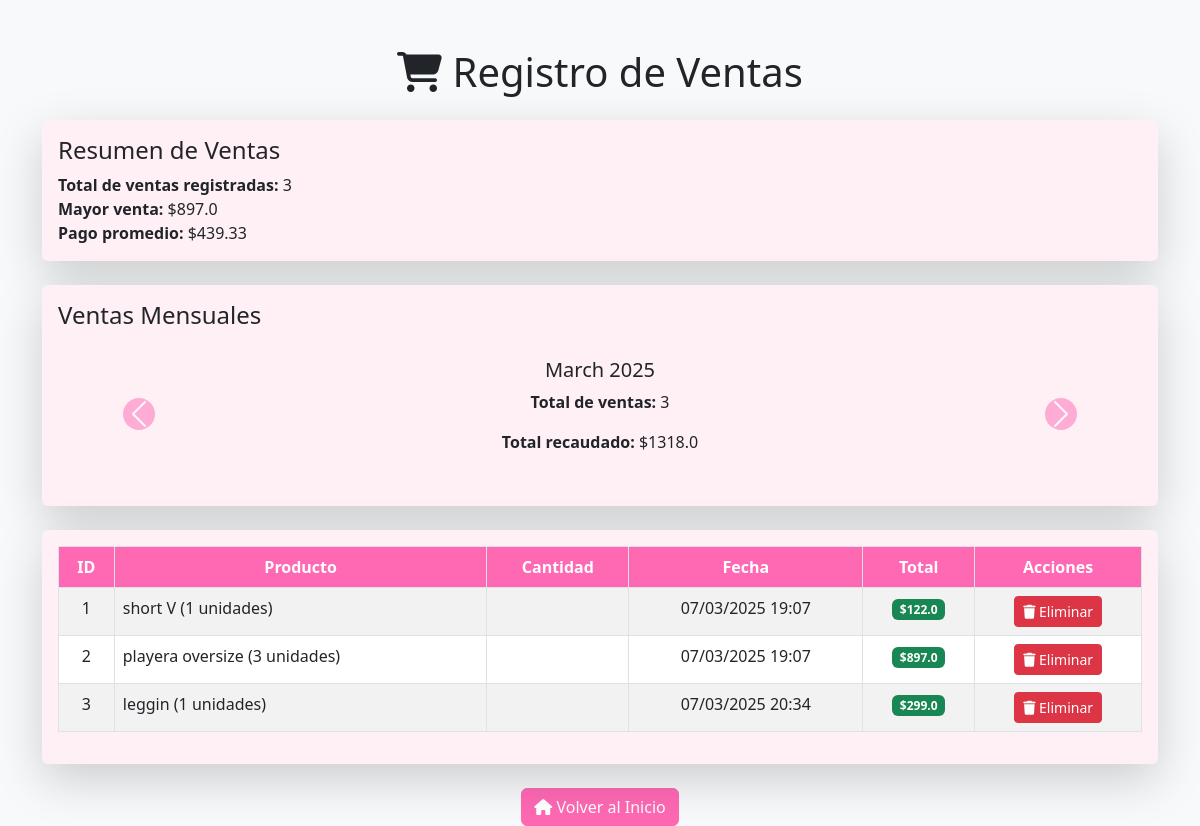
Page /ventas on the earlier database version.
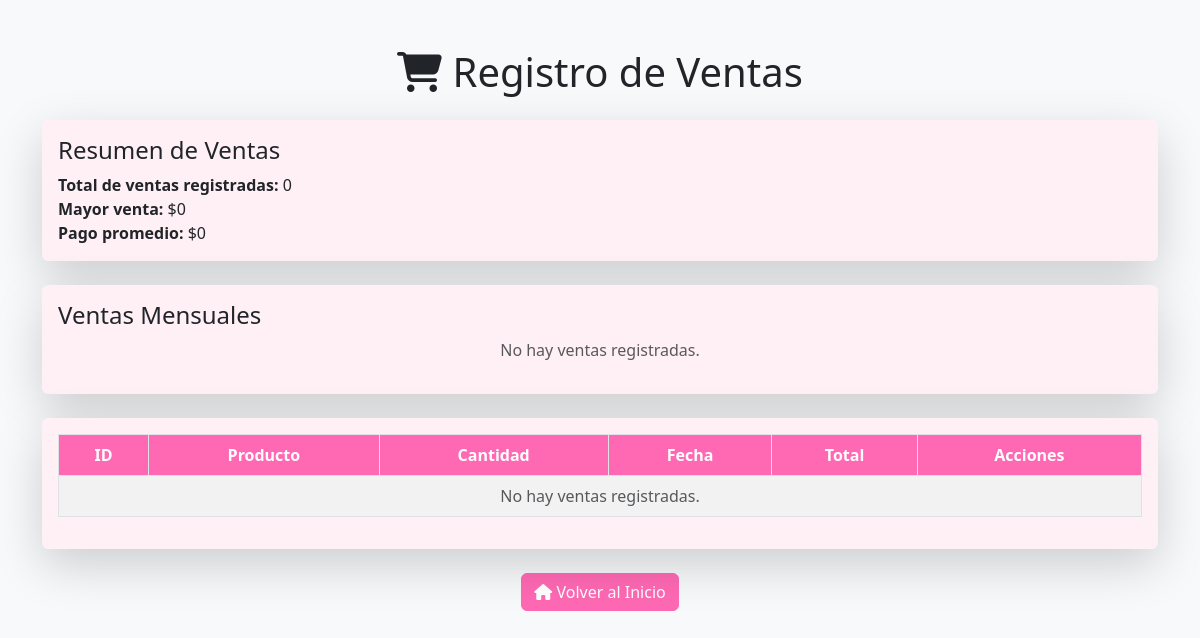
Same page on the later database version.
### app/models.py (models this page shows, shortened)
class Venta(db.Model):
    id = db.Column(db.Integer, primary_key=True)
    fecha = db.Column(db.DateTime, nullable=False, default=datetime.utcnow)
    total = db.Column(db.Float, nullable=False)
    productos = db.relationship('VentaProducto', back_populates='venta', cascade="all, delete-orphan")

class VentaProducto(db.Model):
    __tablename__ = 'venta_producto'
    venta_id = db.Column(db.Integer, db.ForeignKey('venta.id', ondelete="CASCADE"), primary_key=True)
    producto_id = db.Column(db.Integer, db.ForeignKey('producto.id', ondelete="CASCADE"), primary_key=True)
    cantidad = db.Column(db.Integer, nullable=False)
    precio = db.Column(db.Float, nullable=False)
    venta = db.relationship('Venta', back_populates='productos')
    producto = db.relationship('Producto', back_populates='ventas')

class Producto(db.Model):
    id = db.Column(db.Integer, primary_key=True)
    nombre = db.Column(db.String(100), nullable=False)
    descripcion = db.Column(db.String(200), nullable=False)
    precio = db.Column(db.Float, nullable=False)
    cantidad = db.Column(db.Integer, nullable=False)
    categoria = db.Column(db.String(100), nullable=False)
    activo = db.Column(db.Boolean, default=True)
    ventas = db.relationship('VentaProducto', back_populates='producto')

### app/routes.py (the view)
@routes.route('/ventas', methods=['GET'])
def listar_ventas():
    ventas = Venta.query.all()
    mayor_venta = max([venta.total for venta in ventas], default=0)
    pago_promedio = sum([venta.total for venta in ventas]) / len(ventas) if ventas else 0
    ventas_por_mes = defaultdict(lambda: {"total_ventas": 0, "total_recaudado": 0})
    for venta in ventas:
        mes = venta.fecha.strftime("%B %Y")  # Formato: "Mes Año"
        ventas_por_mes[mes]["total_ventas"] += 1
        ventas_por_mes[mes]["total_recaudado"] += venta.total
    return render_template(
        "ventas.html",  # Nombre de tu plantilla HTML
        ventas=ventas,
        mayor_venta=mayor_venta,
        pago_promedio=pago_promedio,
        ventas_por_mes=ventas_por_mes
    )

### app/templates/ventas.html (shortened to what this page needs)
<!DOCTYPE html>
<html lang="es">
<head>
    <link href="https://cdn.jsdelivr.net/npm/bootstrap@5.3.0/dist/css/bootstrap.min.css" rel="stylesheet">
    <link rel="stylesheet" href="https://cdnjs.cloudflare.com/ajax/libs/font-awesome/6.4.0/css/all.min.css">
</head>
<body class="bg-light">
    <div class="container mt-5">
        <h1 class="text-center mb-4">
            <i class="fas fa-shopping-cart"></i> Registro de Ventas
        </h1>
        <div class="card shadow-lg border-0 mb-4">
            <div class="card-body">
                <h4 class="card-title">Resumen de Ventas</h4>
                <p class="card-text">
                    <strong>Total de ventas registradas:</strong> {{ ventas | length }} <br>
                    <strong>Mayor venta:</strong> ${{ mayor_venta | round(2) }} <br>
                    <strong>Pago promedio:</strong> ${{ pago_promedio | round(2) }}
                </p>
            </div>
        </div>
        <div class="card shadow-lg border-0 mb-4">
            <div class="card-body">
                <h4 class="card-title">Ventas Mensuales</h4>
                {% if ventas_por_mes %}
                    <div id="carouselVentas" class="carousel slide" data-bs-ride="carousel">
                        <div class="carousel-inner">
                            {% for mes, datos in ventas_por_mes.items() %}
                            <div class="carousel-item {% if loop.first %}active{% endif %}">
                                <h5>{{ mes }}</h5>
                                <p><strong>Total de ventas:</strong> {{ datos.total_ventas }}</p>
                                <p><strong>Total recaudado:</strong> ${{ datos.total_recaudado | round(2) }}</p>
                            </div>
                            {% endfor %}
                        </div>
                        <button class="carousel-control-prev" type="button" data-bs-target="#carouselVentas" data-bs-slide="prev">
                            <span class="carousel-control-prev-icon" aria-hidden="true"></span>
                        </button>
                        <button class="carousel-control-next" type="button" data-bs-target="#carouselVentas" data-bs-slide="next">
                            <span class="carousel-control-next-icon" aria-hidden="true"></span>
                        </button>
                    </div>
                {% else %}
                    <p class="text-muted text-center">No hay ventas registradas.</p>
                {% endif %}
            </div>
        </div>
        <div class="card shadow-lg border-0">
            <div class="card-body">
                <div class="table-responsive">
                    <table class="table table-striped table-hover table-bordered">
                        <thead class="text-center">
                            <tr>
                                <th>ID</th>
                                <th>Producto</th>
                                <th>Cantidad</th>
                                <th>Fecha</th>
                                <th>Total</th>
                                <th>Acciones</th>
                            </tr>
                        </thead>
                        <tbody>
                            {% if ventas %}
                                {% for venta in ventas %}
                                <tr>
                                    <td class="text-center">{{ venta.id }}</td>
                                    <td>
                                        {% for venta_producto in venta.productos %}
                                            {{ venta_producto.producto.nombre }} ({{ venta_producto.cantidad }} unidades) <br>
                                        {% endfor %}
                                    </td>
                                    <td class="text-center">{{ venta.cantidad }}</td>
                                    <td class="text-center">{{ venta.fecha.strftime('%d/%m/%Y %H:%M') }}</td>
                                    <td class="text-center">
                                        <span class="badge bg-success">${{ venta.total | round(2) }}</span>
                                    </td>
                                    <td class="text-center">
                                        <form method="POST" action="{{ url_for('routes.eliminar_venta', id=venta.id) }}"
                                              onsubmit="return confirm('¿Estás seguro de eliminar esta venta? Esta acción no se puede deshacer.');">
                                            <button type="submit" class="btn btn-danger btn-sm">
                                                <i class="fas fa-trash"></i> Eliminar
                                            </button>
                                        </form>
                                    </td>
                                </tr>
                                {% endfor %}
                            {% else %}
                                <tr>
                                    <td colspan="6" class="text-center text-muted">No hay ventas registradas.</td>
                                </tr>
                            {% endif %}
                        </tbody>
                    </table>
                </div>
            </div>
        </div>
        <div class="text-center mt-4">
            <a href="{{ url_for('routes.index') }}" class="btn btn-primary">
                <i class="fas fa-home"></i> Volver al Inicio
            </a>
        </div>
    </div>
</body>
</html>

### app/templates/ventas.html (style rules this page uses)
.card { background-color: #fff0f5; border: 1px solid #ff69b4; }
.table thead th { background-color: #ff69b4; color: white; }
.table-striped tbody tr:nth-of-type(odd) { background-color: #fff0f5; }
.btn-primary { background-color: #ff69b4; border-color: #ff69b4; }

Differences in the rows shown:
removed Venta: total "897.0", id "2", fecha "07/03/2025 19:07"
removed Venta: id "1", fecha "07/03/2025 19:07", total "122.0"
removed VentaProducto: producto.nombre "short V", cantidad "1"
removed VentaProducto: producto.nombre "playera oversize", cantidad "3", shown under "2"
removed Venta: id "3", fecha "07/03/2025 20:34", total "299.0"
removed VentaProducto: producto.nombre "leggin", cantidad "1", shown under "3"
Other differences:
{{ ventas | length }}: "3" → "0"
{{ mayor_venta | round(2) }}: (not shown) → "0"
{{ pago_promedio | round(2) }}: "439.33" → "0"
text now shown: "No hay ventas registradas. No hay ventas registradas."
list line gone: "March 2025 Total de ventas: 3 Total recaudado: $ 1318.0"
